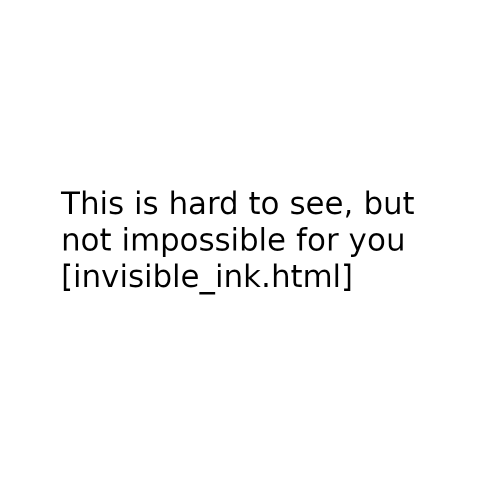
#> input picture solutions/level3/creation/original_img.png, 1000 x 1000 px, found by its file name (shown at 1/2 size)
$ python create_img.py
#> lines starting #> are read from the running program, lines starting #| are printed output that depends on the picture; after the words box and inside, x2 and y2 are one past the last pixel; in counts of white or black regions, pixels touching at a corner belong together
from PIL import Image

file = r"/home/siredgar20/Schreibtisch/coding_challenge/solutions/level3/original_img.png"
with Image.open(file) as img:
#> img is the input picture: PIL image 1000x1000 RGBA; mean R, G, B, A 249.3, 249.3, 249.3, 255
    x,y = img.size
#> x = 1000; y = 1000
    img = img.convert("RGB")
#> img: PIL image 1000x1000 RGB
cord_x = []
cord_y = []
for i in range(0,x):
    for g in range(0,y):
        if img.getpixel((i,g)) != (255,255,255):
            continue
        elif img.getpixel((i,g)) <= (255,255,255) and img.getpixel((i,g)) >= (240,240,240):
            cord_x.append(i)
            cord_y.append(g)

       # elif img.getpixel(i,g) ==
print(cord_x)
#> (printed output is left out)
print(cord_y)

img_new = Image.new("RGB",(x,y),(255,255,255))
#> img_new: PIL image 1000x1000 RGB; every value is 255

px = img_new.load() # always with () otherwise error

for x,y in  zip(cord_x,cord_y):
    px[x,y] = (254,254,254)

img_new.show()
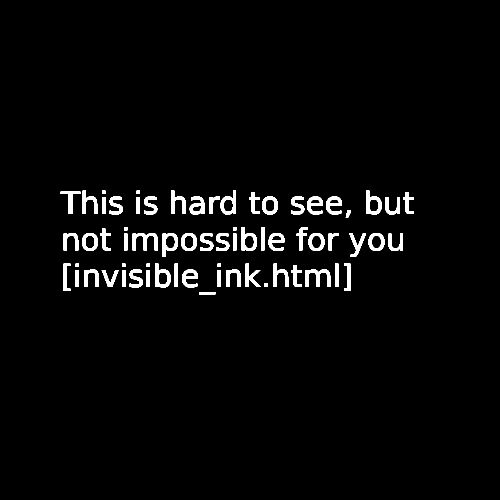
#> shown: PIL image 1000x1000 RGB (shown at 1/2 size); values 254 (black) and 255 (white), 2.9% white; 66 white regions, largest, box (x1, y1, x2, y2) and area: (265, 466, 316, 501) 876, (610, 539, 661, 574) 876, (732, 381, 763, 429) 742
